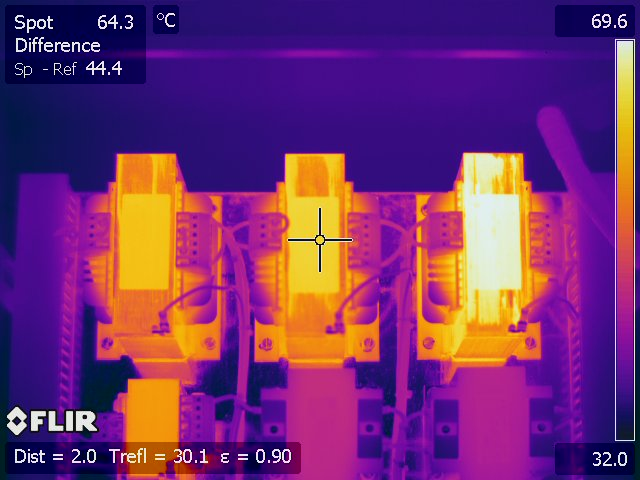
#> input picture core/cv/filr_image/Transformer.jpg, 640 x 480 px
$ python max_filtering_and_colour_detection.py ../filr_image/Transformer.jpg
#> lines starting #> are read from the running program, lines starting #| are printed output that depends on the picture; after the words box and inside, x2 and y2 are one past the last pixel; in counts of white or black regions, pixels touching at a corner belong together
'''
===============================================================================
-- Author:      Hamid Doostmohammadi, Azadeh Nazemi
-- Create date: 04/11/2020
-- Description:	This code is for decreasing the number of colour range
                in an RGB image.
                It can be used for preparing an image for segmentation.
-- Status:      In progress
================================================================================
'''


import numpy as np
import sys
import cv2
import time

boundaries = [

    ([86, 31, 4], [220, 88, 50]),
    ([25, 146, 190], [62, 174, 250]),
    ([103, 86, 65], [145, 133, 128]),
    ([17, 15, 100], [50, 56, 200])
]


def max_rgb_filter(image):
    (B, G, R) = cv2.split(image)

    M = np.maximum(np.maximum(R, G), B)
    R[R < M] = 0
    G[G < M] = 0
    B[B < M] = 0

    return cv2.merge([B, G, R])


image = cv2.imread(sys.argv[1])
#> image is the input picture: shape (480, 640, 3); mean B, G, R 111.4, 49.6, 116.5

h, w = image.shape[:2]
#> h = 480; w = 640
image = cv2.resize(image, (int(w/10), int(h/10)))
#> image: shape (48, 64, 3)
h, w = image.shape[:2]
#> h = 48; w = 64
filtered = max_rgb_filter(image)
#> in max_rgb_filter, `(B, G, R) = cv2.split(image)`:
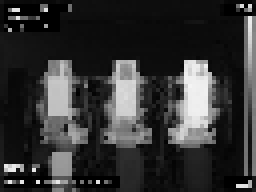
#> G: shape (48, 64) (shown 4 times larger); min 0, max 244, mean 51.6
#> in max_rgb_filter, `(B, G, R) = cv2.split(image)`:
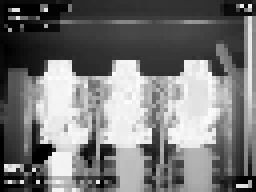
#> R: shape (48, 64) (shown 4 times larger); min 0, max 252, mean 118.4
#> in max_rgb_filter, `M = np.maximum(np.maximum(R, G), B)`:
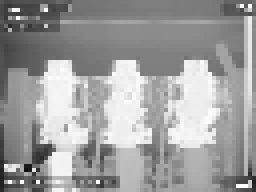
#> M: shape (48, 64) (shown 4 times larger); min 15, max 255, mean 157.9
#> in max_rgb_filter, `B[B < M] = 0`:
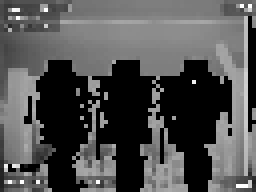
#> B: shape (48, 64) (shown 4 times larger); min 0, max 255, mean 81.1
#> in max_rgb_filter, `return cv2.merge([B, G, R])`:
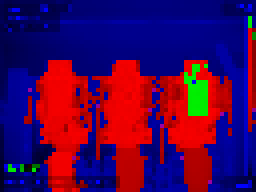
#> returned value: shape (48, 64, 3) (shown 4 times larger); mean of channels 0, 1, 2 81.1, 5.1, 72.2; drawn as B, G, R
orig = image
image = filtered
cv2.imshow("filter.jpg", filtered)
cv2.waitKey(0)

for (lower, upper) in boundaries:
    lower = np.array(lower, dtype="uint8")
    upper = np.array(upper, dtype="uint8")
    hsv = cv2.cvtColor(orig, cv2.COLOR_BGR2HSV)
    mask = cv2.inRange(hsv, lower, upper)
    output = cv2.bitwise_and(orig, orig, mask=mask)
    cv2.imshow("output", output)
    cv2.waitKey(0)
#> this loop made 4 passes
#> pass 1, `mask = cv2.inRange(hsv, lower, upper)`:
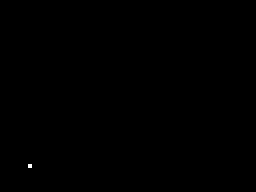
#> mask: shape (48, 64) (shown 4 times larger); 0.03% white in thin lines or dots, all inside (x1, y1, x2, y2) = (7, 41, 8, 42)
#> pass 2, `mask = cv2.inRange(hsv, lower, upper)`:
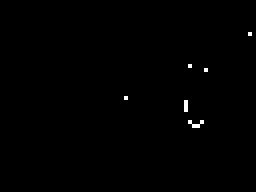
#> mask: shape (48, 64) (shown 4 times larger); 0.36% white in thin lines or dots, all inside (x1, y1, x2, y2) = (31, 8, 63, 32)

$ run again, on core/cv/SemanticSegmentationOpenCV/images/example_02.jpg
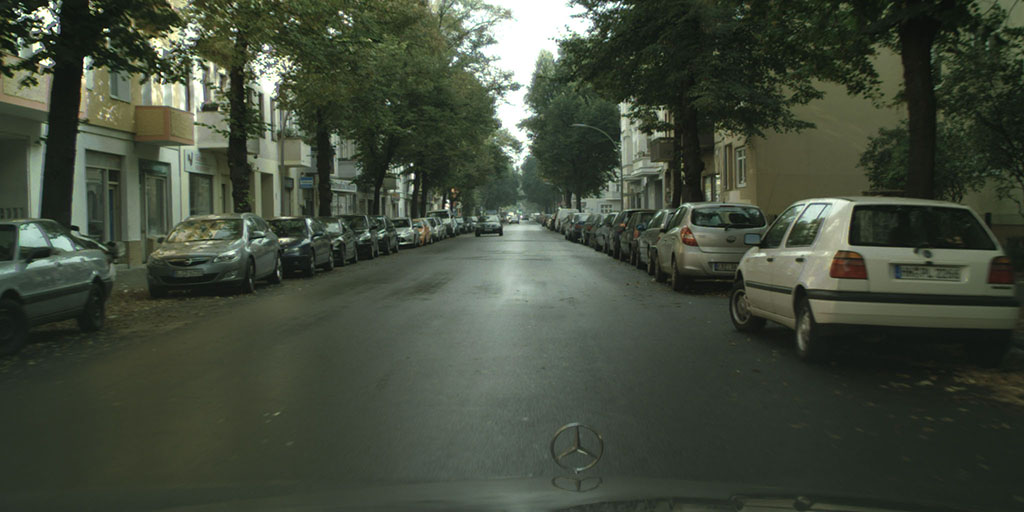
#> input picture core/cv/SemanticSegmentationOpenCV/images/example_02.jpg, 1024 x 512 px
#> image is the input picture: shape (512, 1024, 3); mean B, G, R 59.9, 74.2, 66.3
#> image: shape (51, 102, 3)
#> in max_rgb_filter, `G[G < M] = 0`:
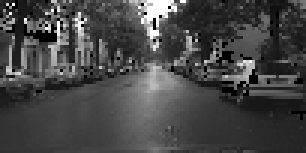
#> G: shape (51, 102) (shown 3 times larger); min 0, max 255, mean 70.4
#> in max_rgb_filter, `return cv2.merge([B, G, R])`:
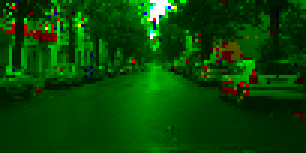
#> returned value: shape (51, 102, 3) (shown 3 times larger); mean of channels 0, 1, 2 2.6, 70.4, 5.8; drawn as B, G, R
